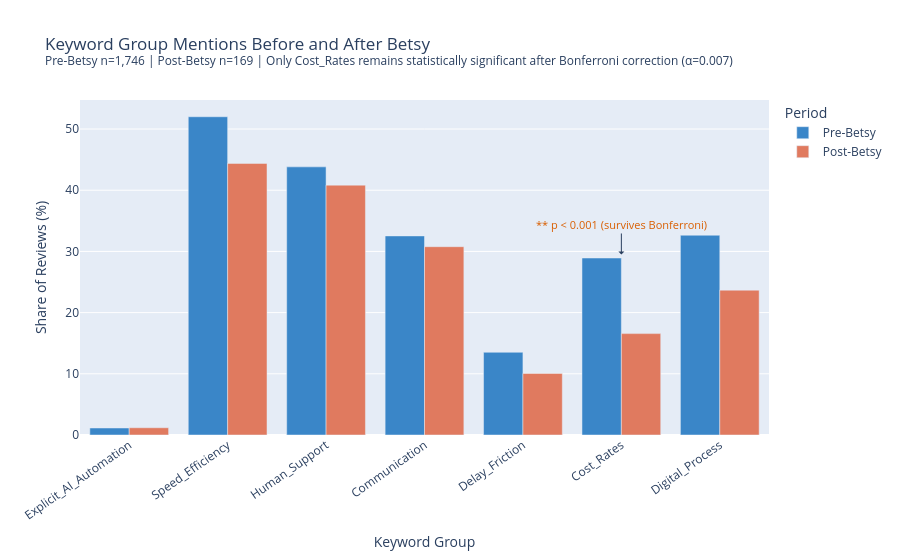

This figure's notebook cell:
### Markdown cell above
## 13. Keyword Summary Visualization

### Code cell
keyword_summary_long = keyword_summary.reset_index().rename(columns={"index": "keyword_group"})
keyword_summary_long = keyword_summary_long.melt(
    id_vars="keyword_group",
    var_name="period",
    value_name="share_of_reviews_%"
)

n_post = int(df[df["period"] == "Post-Betsy"].shape[0])
n_pre  = int(df[df["period"] == "Pre-Betsy"].shape[0])

fig = px.bar(
    keyword_summary_long,
    x="keyword_group",
    y="share_of_reviews_%",
    color="period",
    barmode="group",
    category_orders={"period": ["Pre-Betsy", "Post-Betsy"]},
    color_discrete_map={"Pre-Betsy": "#3a86c8", "Post-Betsy": "#e07a5f"},
    title="Keyword Group Mentions Before and After Betsy<br>"
          f"<sup>Pre-Betsy n={n_pre:,} | Post-Betsy n={n_post:,} | "
          "Only Cost_Rates remains statistically significant after Bonferroni correction (α=0.007)</sup>",
    labels={"keyword_group": "Keyword Group", "share_of_reviews_%": "Share of Reviews (%)", "period": "Period"}
)

# Significance annotation specifically for Cost_Rates (survives Bonferroni)
fig.add_annotation(
    x="Cost_Rates",
    y=29.5,
    text="** p < 0.001 (survives Bonferroni)",
    showarrow=True,
    arrowhead=1,
    ax=0,
    ay=-30,
    font=dict(size=11, color="#d95f02")
)

fig.update_layout(
    xaxis_tickangle=-35,
    legend_title_text='Period'
)
fig.show()

_save_fig(fig, 'fig_nlp_keyword_prevalence_clean')

### Figure 1 — Plotly figure (JSON) as saved in the notebook; plotly's stock layout.template omitted (floating-point values rounded to 4 significant figures)
{"data": [{"alignmentgroup": "True", "hovertemplate": "Period=Pre-Betsy<br>Keyword Group=%{x}<br>Share of Reviews (%)=%{y}<extra></extra>", "legendgroup": "Pre-Betsy", "marker": {"color": "#3a86c8", "pattern": {"shape": ""}}, "name": "Pre-Betsy", "offsetgroup": "Pre-Betsy", "orientation": "v", "showlegend": true, "textposition": "auto", "type": "bar", "x": ["Explicit_AI_Automation", "Speed_Efficiency", "Human_Support", "Communication", "Delay_Friction", "Cost_Rates", "Digital_Process"], "xaxis": "x", "y": [1.145, 52.0, 43.81, 32.53, 13.52, 28.92, 32.65], "yaxis": "y"}, {"alignmentgroup": "True", "hovertemplate": "Period=Post-Betsy<br>Keyword Group=%{x}<br>Share of Reviews (%)=%{y}<extra></extra>", "legendgroup": "Post-Betsy", "marker": {"color": "#e07a5f", "pattern": {"shape": ""}}, "name": "Post-Betsy", "offsetgroup": "Post-Betsy", "orientation": "v", "showlegend": true, "textposition": "auto", "type": "bar", "x": ["Explicit_AI_Automation", "Speed_Efficiency", "Human_Support", "Communication", "Delay_Friction", "Cost_Rates", "Digital_Process"], "xaxis": "x", "y": [1.183, 44.38, 40.83, 30.77, 10.06, 16.57, 23.67], "yaxis": "y"}], "layout": {"annotations": [{"arrowhead": 1, "ax": 0, "ay": -30, "font": {"color": "#d95f02", "size": 11}, "showarrow": true, "text": "** p < 0.001 (survives Bonferroni)", "x": "Cost_Rates", "y": 29.5}], "barmode": "group", "legend": {"title": {"text": "Period"}, "tracegroupgap": 0}, "title": {"text": "Keyword Group Mentions Before and After Betsy<br><sup>Pre-Betsy n=1,746 | Post-Betsy n=169 | Only Cost_Rates remains statistically significant after Bonferroni correction (α=0.007)</sup>"}, "xaxis": {"anchor": "y", "domain": [0, 1], "tickangle": -35, "title": {"text": "Keyword Group"}}, "yaxis": {"anchor": "x", "domain": [0, 1], "title": {"text": "Share of Reviews (%)"}}}}
